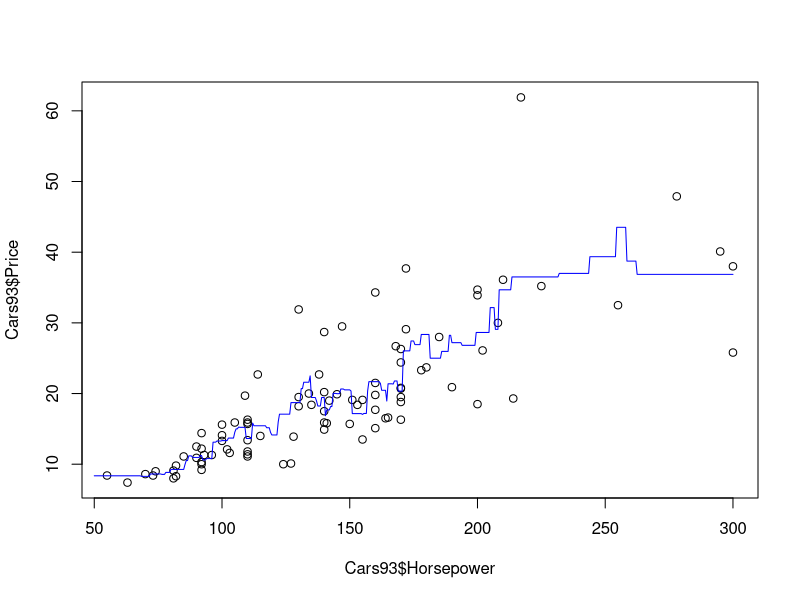
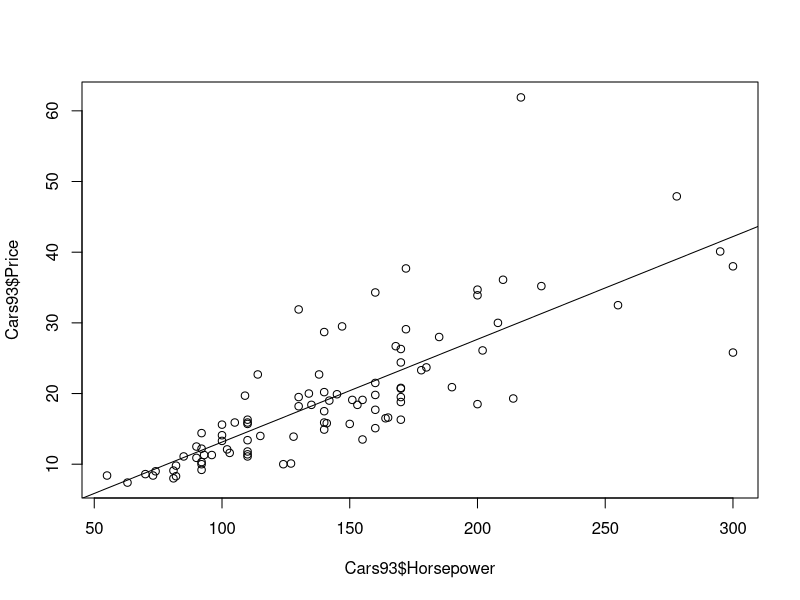

Reproduce these figures in R, in order.
#Problem 4--------------------------------------------------------
standardizeObservation = function(x0,x){
  
  for (i in 1:ncol(x)){
    x0[i] = (x0[i] - mean(x[,i]))/sd(x[,i])
  }
  return(x0)
  
}

x =matrix(c(1,2,3,4,5,6,7,8,9),byrow=TRUE,nrow=3)
x
x0 = c(1,2,3)
dim(x0) <- c(1,3)
myfunc = standardizeObservation(x0,x)
myfunc

#PROBLEM 5--------------------------------------------------------
eucliddistance = function(x0,x){
  #print(x0)
  #print(x)
  sqrt(rowSums(sweep(x,2,x0)^2))
}
a <- c(1,2) 
b <- c(3,1,2,2)
dim(b) <- c(2,2)
eucliddistance(a,b)


#PROBLEM 6---------------------------------------------------------
kNearestIndices = function(x0,x,k){
 
 y = standardizeObservation(x0,x)
 x = scale(x)
 
 z = eucliddistance(y,x)
 b <- order(z)
 c <- b[1:k]
 return(c)
}
kNearestIndices(x0,x,1)



#PROBLEN 7---------------------------------------------------------

#Part(a)
kNNReg = function(x0,x,k,Y){
y <- kNearestIndices(x0,x,k)
b <- mean(Y[y])
return(b)
}
Y <- matrix(c(1,2,3),ncol=1)
kNNReg(x0,x,3,Y)

#Part(b)
knnClass = function(x0,x,k,Y){
  y <- kNearestIndices(x0,x,k)
  a <- table(Y[y])
  a
  b <- sort(a, decreasing = TRUE)
  b
  c <- names(b[1])
return(c)
}
Y <- as.factor(c("spoon","fork","spoon"))
knnClass(x0,x,3,Y)



#PROBLEM 8------------------------------------------------------------------------

#Part(a)
matrix = as.matrix(cbind(iris$Petal.Length,iris$Petal.Width))
x0 <- c(5.5,1.2)
Y <- as.matrix(iris$Species)
knnClass(x0,matrix,5,Y)

#Part(b)
matrixA = as.matrix(cbind(iris$Sepal.Length,iris$Sepal.Width,iris$Petal.Length,iris$Petal.Width))
x1 <- c(5.2,3.7,1.4,0.6)
Y <- as.matrix(iris$Species)
knnClass(x1,matrixA,5,Y)

#Part(c)
library(MASS)
matrixB = as.matrix(Cars93$Horsepower)
x2 <- c(125)
Y <- as.matrix(Cars93$Price)
kNNReg(x2,matrixB,5,Y)

#Part(d)
plot(Cars93$Horsepower,Cars93$Price)
xAxis <- seq(50,300,0.5)
pred <- rep(0, length(xAxis))
k = 5
for (i in 1:length(xAxis)){
  pred[i] = kNNReg(xAxis[i],matrixB,k,Y)
}
points(xAxis,pred, type = 'l', col = 'blue')


#Part(e)
matrixs = as.matrix(cbind(Cars93$Horsepower,Cars93$Weight,Cars93$Width))
x3 <- c(125,2500,69)
Y <- as.matrix(Cars93$Price)
kNNReg(x3,matrixs,5,Y)



#LINEAR REGRESSION
#Problem 9------------------------------------------------------------------------

#Part(a)

X = as.matrix(cbind(rep(1,length(Cars93$Horsepower)),Cars93$Horsepower))
Y <- as.matrix(Cars93$Price)
Beta <- solve(t(X)%*%X,t(X)%*%Y)
print(Beta)

#Part(b)
plot(Cars93$Horsepower,Cars93$Price)
abline(Beta[1],Beta[2])

#Part(c)
x0 <- c(1,125)
dim(x0) <- c(1,2)
Y <- x0%*%Beta
Y

#Problem 10-------------------------------------------------------------------------
#Part(a)
X = cbind(rep(1,length(Cars93$Horsepower)),
          Cars93$Horsepower,
          Cars93$Weight,
          Cars93$Width,
          as.numeric(Cars93$AirBags=="Driver only"),
          as.numeric(Cars93$AirBags== "Driver & Passenger"),
          as.numeric(Cars93$Origin == "non-USA"))
X

#Part(b)
Y <- as.matrix(Cars93$Price)
Beta <- solve(t(X)%*%X,t(X)%*%Y)
print(Beta)

#Part(c)
X0 <- c(1,140,3300,70,1,0,0)
dim(X0) <- c(1,length(X0))
Y <- X0%*%Beta
Y

#Problem 11---------------------------------------------------------------------------
logistic = function(x){
  y <- 1/(1+exp(-x))
  return(y)
}
logistic(0)

#Problem 12----------------------------------------------------------------------------
negLogLikelihood = function(beta,X,Y){
  output <- -sum(log(logistic(X%*%beta))*Y)-sum(log(1-logistic(X%*%beta))*(1-Y))
}

logisticReg <- function(X, Y){ 
  betaInit <- matrix(rep(0,ncol(X)), nrow = ncol(X))  
  beta <- optim(betaInit, negLogLikelihood, X=X, Y=Y)$par  
  return(beta)
}
  

#Problem 13----------------------------------------------------------------------------
#Part(a)
X <- as.matrix(cbind(rep(1,length(iris$Petal.Length)),iris$Petal.Length))
Y <- as.numeric(iris$Species=="virginica")

#Part(b)
beta = logisticReg(X,Y)
beta

#Part(c)
x0 <- c(1,4.5)
y <- logistic((x0)%*%beta)
y

#Part(d)
x1 <- c(1,5)
y1 <- logistic((x1)%*%beta)
y1


#Problem 14------------------------------------------------------------------------------

oneVersusAllLogistic = function(x0,X,Y){
  prob <- rep(0,length(unique(Y)))
  for (i in 1:length(prob)) {
    Ytemp <- as.numeric(Y==unique(Y)[i])
    beta <- logisticReg(X,Ytemp)
    print(beta)
    y1 <- logistic((x0)%*%beta)
    prob[i] <- y1
  }
  print(prob)
  unique(Y)[which.max(prob)]
 }

#Problem 15--------------------------------------------------------------------------------

x0 <- c(1,5.2,3.7,1.4,0.6)
X <- as.matrix(cbind(rep(1,length(iris$Petal.Length)),iris$Sepal.Length,iris$Sepal.Width,iris$Petal.Length,iris$Petal.Width))
Y <- as.matrix(iris$Species)
a <- oneVersusAllLogistic(x0,X,Y)
a


